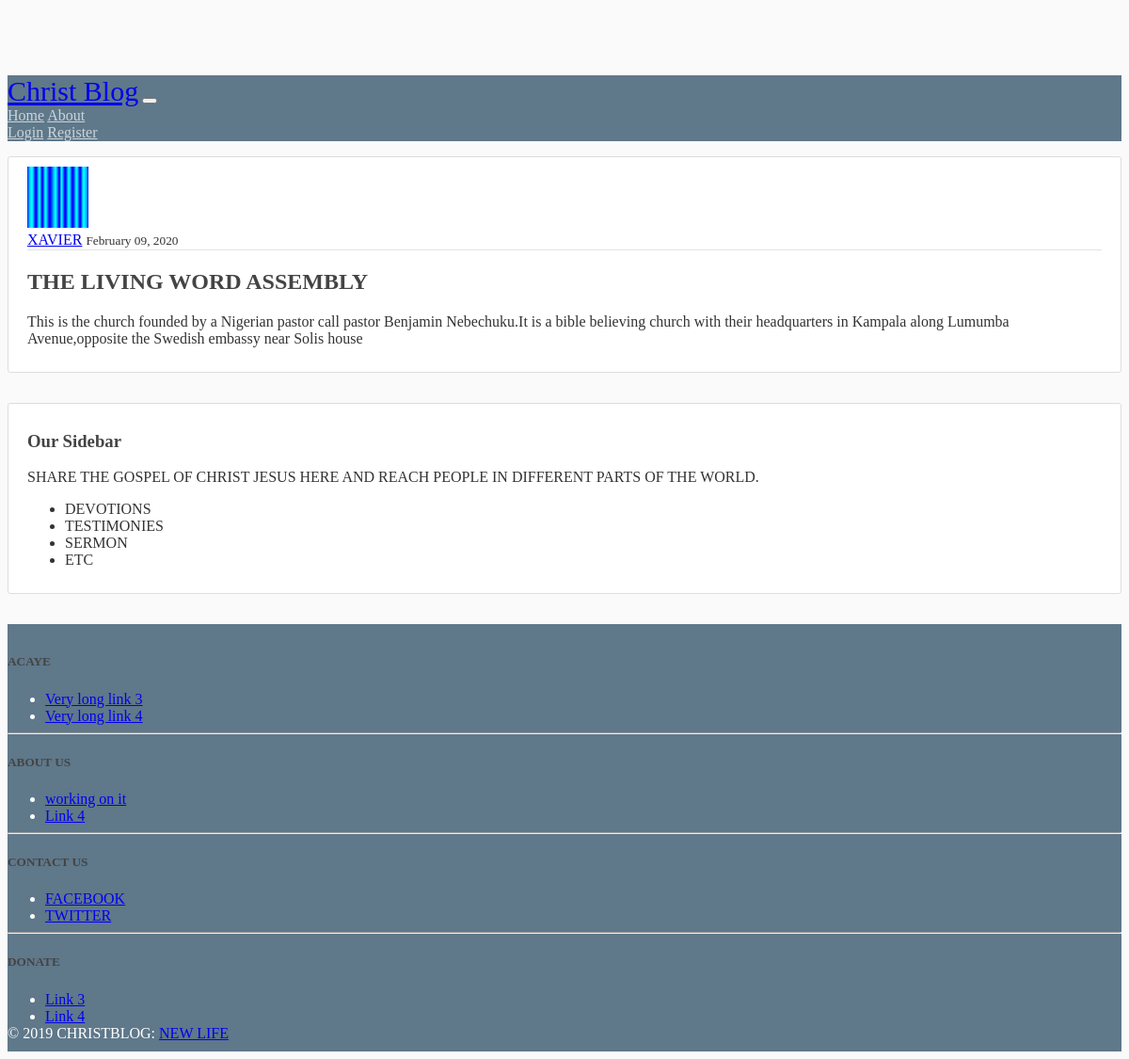
The app's page /post/17/ with its own data.
### blog/models.py (models this page shows, shortened)
class post(models.Model):
    Title = models.CharField(max_length=100)
    Contents = models.TextField()
    Date_posted = models.DateTimeField(default = timezone.now)
    Author = models.ForeignKey(User,on_delete=models.CASCADE)

### users/models.py (models this page shows, shortened)
class profile(models.Model):
	user = models.OneToOneField(User,on_delete = models.CASCADE)
	image = models.ImageField(default = 'default.png',upload_to='profile pics')

### blog/views.py (the view)
# urls.py: path('post/<int:pk>/', PostDetailView.as_view(), name ="post-detail"),
class PostDetailView(DetailView):
    model = post

### blog/templates/blog/post_detail.html (shortened to what this page needs)
{% extends "blog/base.html" %}
{% block content %}
    <article class="media content-section">
     <img class= "rounded-circle article-img" src="{{post.Author.profile.image.url}}">
       <div class="media-body">
         <div class="article-metadata">
           <a class="mr-2" href="#">{{ object.Author }}</a>
             <small class="text-muted">{{ object.Date_posted|date:"F d, Y" }}
             </small>
            </div>
           <h2 class="article-title">{{ object.Title }}</h2>
         <p class="article-content">{{ object.Contents }}</p>
        </div>
     </article>
{% endblock content %}

### blog/static/blog/main.css (style rules this page uses)
body { background: #fafafa; color: #333333; margin-top:5rem; }
h1, h2, h3, h4, h5, h6 { color: #444444; }
.content-section { background:#ffffff; padding: 10px 20px; border: 1px solid #dddddd; border-radius: 3px; margin-top:1rem; margin-bottom:2rem; }
.article-title { color: #444444; }
.article-content { white-space: pre-line; margin-top: 5px; }
.article-img { height: 65px; width: 65px; margin-right: 16px; }
.article-metadata { padding-bottom: 1px; margin-bottom: 4px; border-bottom: 1px solid #e3e3e3 }

### records on screen
post: Author.profile.image (placeholder picture), Author "XAVIER", Date_posted "February 09, 2020", Title "THE LIVING WORD ASSEMBLY", Contents "This is the church founded by a Nigerian pastor call pastor Benjamin Nebechuku.It is a bible believing church with their headquarters in Kampala along Lumumba Avenue,opposite the Swedish embassy near Solis house"
